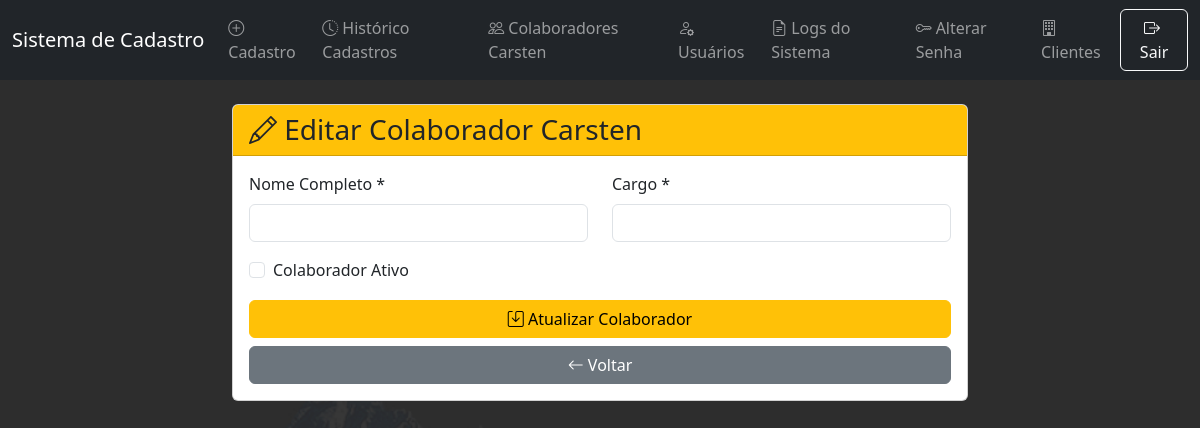
/colaboradores/5/editar (signed in), run on an earlier commit of the app's database.
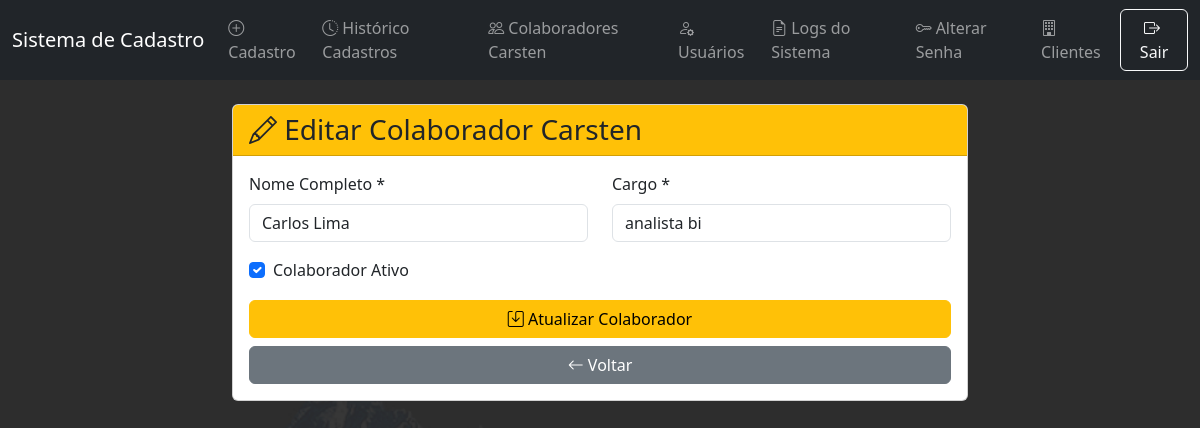
And on a later commit of the database.
### tables this page shows
CREATE TABLE colaboradores_carsten (
            id INTEGER PRIMARY KEY AUTOINCREMENT,
            nome VARCHAR(100) NOT NULL,
            cargo VARCHAR(100) NOT NULL,
            departamento VARCHAR(100) NOT NULL,
            data_contratacao DATE NOT NULL,
            ativo BOOLEAN DEFAULT 1,
            data_cadastro TIMESTAMP DEFAULT CURRENT_TIMESTAMP
        );

### app.py (the view, shortened to what this page needs)
@app.route('/colaboradores/<int:id>/editar', methods=['GET', 'POST'])
def editar_colaborador(id):
    if 'user_id' not in session:
        flash('Acesso negado. Faça login primeiro.', 'danger')
        return redirect(url_for('login'))
    conn = get_db_connection()
    colaborador = conn.execute('SELECT * FROM colaboradores_carsten WHERE id = ?', (id,)).fetchone()
    return render_template('colaboradores/editar.html', colaborador=colaborador)

### app.py (called while the page is built)
def get_db_connection():
    conn = sqlite3.connect(DATABASE)
    conn.row_factory = sqlite3.Row
    return conn

@app.context_processor
def inject_datetime():
    return {'datetime': datetime}

### templates/colaboradores/editar.html
{% extends "base.html" %}
{% block content %}
<div class="container mt-4">
    <div class="row">
        <div class="col-md-8 offset-md-2">
            <div class="card">
                <div class="card-header bg-warning text-dark">
                    <h3 class="mb-0">
                        <i class="bi bi-pencil"></i> Editar Colaborador Carsten
                    </h3>
                </div>
                <div class="card-body">
                    <form method="POST">
                        <div class="row mb-3">
                            <div class="col-md-6">
                                <label for="nome" class="form-label">Nome Completo *</label>
                                <input type="text" class="form-control" id="nome" name="nome"
                                       value="{{ colaborador['nome'] }}" required>
                            </div>
                            <div class="col-md-6">
                                <label for="cargo" class="form-label">Cargo *</label>
                                <input type="text" class="form-control" id="cargo" name="cargo"
                                       value="{{ colaborador['cargo'] }}" required>
                            </div>
                        </div>
                        <div class="row mb-3">
                            <div class="col-md-6">
                                <div class="form-check">
                                    <input class="form-check-input" type="checkbox" id="ativo" name="ativo"
                                           {% if colaborador['ativo'] %}checked{% endif %}>
                                    <label class="form-check-label" for="ativo">
                                        Colaborador Ativo
                                    </label>
                                </div>
                            </div>
                        </div>
                        <div class="d-grid gap-2">
                            <button type="submit" class="btn btn-warning">
                                <i class="bi bi-save"></i> Atualizar Colaborador
                            </button>
                            <a href="{{ url_for('historico_escalas') }}" class="btn btn-secondary">
                                <i class="bi bi-arrow-left"></i> Voltar
                            </a>
                        </div>
                    </form>
                </div>
            </div>
        </div>
    </div>
</div>
{% endblock %}

What changed in the data, as far as the page shows it:
added colaboradores_carsten: nome "Carlos Lima", cargo "analista bi", ativo "☑"
Also different on the page:
form field ativo: "☐" → (not shown)
